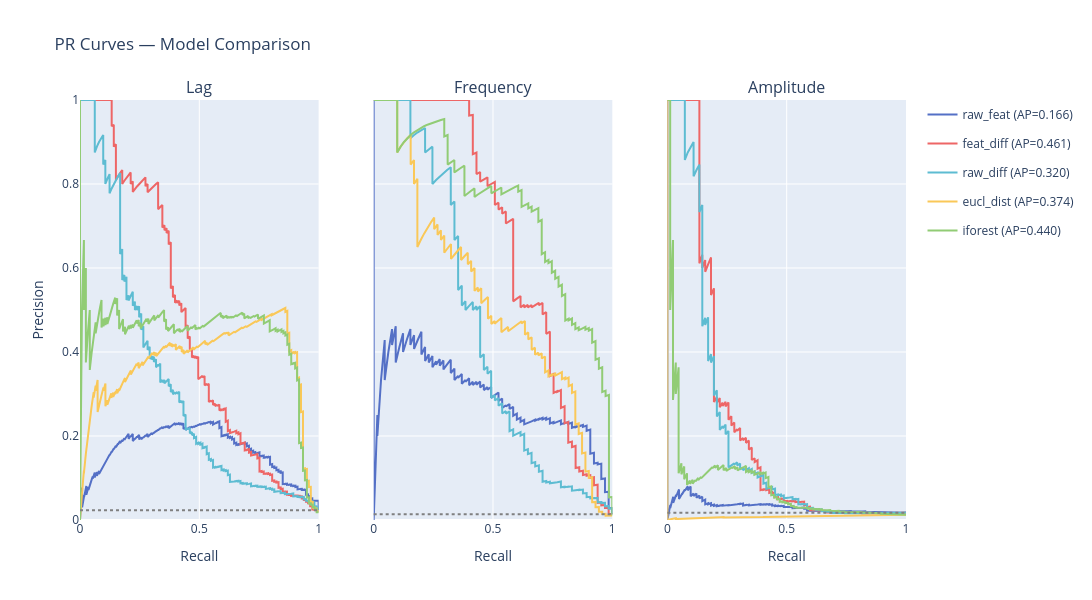

Write notebook code for a chart like this one.
### Markdown cell above
# Compare Models: PR curves

### Code cell
ev = Evaluation(level="day")
fig = ev.plot_pr_curves_compared(
    # {"Catch22MP": c22_day_scores},
    {**c22_day_scores, "eucl_dist": eucl_day_scores, "iforest": iforest_day_scores},
    hvac_ds,
)
fig.show()

### Figure 1 — Plotly figure (JSON) as saved in the notebook; plotly's stock layout.template omitted (floating-point values rounded to 4 significant figures; data arrays with more than 128 entries replaced by an {"elided": "..."} marker saying what was removed)
{"data": [{"legendgroup": "raw_feat", "line": {"color": "#5470C6"}, "mode": "lines", "name": "raw_feat (AP=0.166)", "showlegend": true, "type": "scatter", "x": {"elided": "4854 float values"}, "xaxis": "x", "y": {"elided": "4854 float values"}, "yaxis": "y"}, {"legendgroup": "raw_feat", "line": {"color": "#5470C6"}, "mode": "lines", "name": "raw_feat (AP=0.298)", "showlegend": false, "type": "scatter", "x": {"elided": "4806 float values"}, "xaxis": "x2", "y": {"elided": "4806 float values"}, "yaxis": "y2"}, {"legendgroup": "raw_feat", "line": {"color": "#5470C6"}, "mode": "lines", "name": "raw_feat (AP=0.033)", "showlegend": false, "type": "scatter", "x": {"elided": "4823 float values"}, "xaxis": "x3", "y": {"elided": "4823 float values"}, "yaxis": "y3"}, {"legendgroup": "feat_diff", "line": {"color": "#EE6666"}, "mode": "lines", "name": "feat_diff (AP=0.461)", "showlegend": true, "type": "scatter", "x": {"elided": "4854 float values"}, "xaxis": "x", "y": {"elided": "4854 float values"}, "yaxis": "y"}, {"legendgroup": "feat_diff", "line": {"color": "#EE6666"}, "mode": "lines", "name": "feat_diff (AP=0.665)", "showlegend": false, "type": "scatter", "x": {"elided": "4806 float values"}, "xaxis": "x2", "y": {"elided": "4806 float values"}, "yaxis": "y2"}, {"legendgroup": "feat_diff", "line": {"color": "#EE6666"}, "mode": "lines", "name": "feat_diff (AP=0.232)", "showlegend": false, "type": "scatter", "x": {"elided": "4823 float values"}, "xaxis": "x3", "y": {"elided": "4823 float values"}, "yaxis": "y3"}, {"legendgroup": "raw_diff", "line": {"color": "#5DBCD2"}, "mode": "lines", "name": "raw_diff (AP=0.320)", "showlegend": true, "type": "scatter", "x": {"elided": "4854 float values"}, "xaxis": "x", "y": {"elided": "4854 float values"}, "yaxis": "y"}, {"legendgroup": "raw_diff", "line": {"color": "#5DBCD2"}, "mode": "lines", "name": "raw_diff (AP=0.454)", "showlegend": false, "type": "scatter", "x": {"elided": "4806 float values"}, "xaxis": "x2", "y": {"elided": "4806 float values"}, "yaxis": "y2"}, {"legendgroup": "raw_diff", "line": {"color": "#5DBCD2"}, "mode": "lines", "name": "raw_diff (AP=0.208)", "showlegend": false, "type": "scatter", "x": {"elided": "4823 float values"}, "xaxis": "x3", "y": {"elided": "4823 float values"}, "yaxis": "y3"}, {"legendgroup": "eucl_dist", "line": {"color": "#FAC858"}, "mode": "lines", "name": "eucl_dist (AP=0.374)", "showlegend": true, "type": "scatter", "x": {"elided": "6845 float values"}, "xaxis": "x", "y": {"elided": "6845 float values"}, "yaxis": "y"}, {"legendgroup": "eucl_dist", "line": {"color": "#FAC858"}, "mode": "lines", "name": "eucl_dist (AP=0.526)", "showlegend": false, "type": "scatter", "x": {"elided": "6794 float values"}, "xaxis": "x2", "y": {"elided": "6794 float values"}, "yaxis": "y2"}, {"legendgroup": "eucl_dist", "line": {"color": "#FAC858"}, "mode": "lines", "name": "eucl_dist (AP=0.008)", "showlegend": false, "type": "scatter", "x": {"elided": "6808 float values"}, "xaxis": "x3", "y": {"elided": "6808 float values"}, "yaxis": "y3"}, {"legendgroup": "iforest", "line": {"color": "#91CC75"}, "mode": "lines", "name": "iforest (AP=0.440)", "showlegend": true, "type": "scatter", "x": {"elided": "6819 float values"}, "xaxis": "x", "y": {"elided": "6819 float values"}, "yaxis": "y"}, {"legendgroup": "iforest", "line": {"color": "#91CC75"}, "mode": "lines", "name": "iforest (AP=0.742)", "showlegend": false, "type": "scatter", "x": {"elided": "6768 float values"}, "xaxis": "x2", "y": {"elided": "6768 float values"}, "yaxis": "y2"}, {"legendgroup": "iforest", "line": {"color": "#91CC75"}, "mode": "lines", "name": "iforest (AP=0.087)", "showlegend": false, "type": "scatter", "x": {"elided": "6782 float values"}, "xaxis": "x3", "y": {"elided": "6782 float values"}, "yaxis": "y3"}], "layout": {"annotations": [{"font": {"size": 16}, "showarrow": false, "text": "Lag", "x": 0.1444, "xanchor": "center", "xref": "paper", "y": 1, "yanchor": "bottom", "yref": "paper"}, {"font": {"size": 16}, "showarrow": false, "text": "Frequency", "x": 0.5, "xanchor": "center", "xref": "paper", "y": 1, "yanchor": "bottom", "yref": "paper"}, {"font": {"size": 16}, "showarrow": false, "text": "Amplitude", "x": 0.8556, "xanchor": "center", "xref": "paper", "y": 1, "yanchor": "bottom", "yref": "paper"}], "height": 600, "shapes": [{"line": {"color": "gray", "dash": "dot"}, "type": "line", "x0": 0, "x1": 1, "xref": "x domain", "y0": 0.02328, "y1": 0.02328, "yref": "y"}, {"line": {"color": "gray", "dash": "dot"}, "type": "line", "x0": 0, "x1": 1, "xref": "x2 domain", "y0": 0.01353, "y1": 0.01353, "yref": "y2"}, {"line": {"color": "gray", "dash": "dot"}, "type": "line", "x0": 0, "x1": 1, "xref": "x3 domain", "y0": 0.01701, "y1": 0.01701, "yref": "y3"}], "title": {"text": "PR Curves — Model Comparison"}, "width": 1800, "xaxis": {"anchor": "y", "domain": [0, 0.2889], "range": [0, 1], "title": {"text": "Recall"}}, "xaxis2": {"anchor": "y2", "domain": [0.3556, 0.6444], "range": [0, 1], "title": {"text": "Recall"}}, "xaxis3": {"anchor": "y3", "domain": [0.7111, 1], "range": [0, 1], "title": {"text": "Recall"}}, "yaxis": {"anchor": "x", "domain": [0, 1], "range": [0, 1], "title": {"text": "Precision"}}, "yaxis2": {"anchor": "x2", "domain": [0, 1], "matches": "y", "showticklabels": false}, "yaxis3": {"anchor": "x3", "domain": [0, 1], "matches": "y", "showticklabels": false}}}
